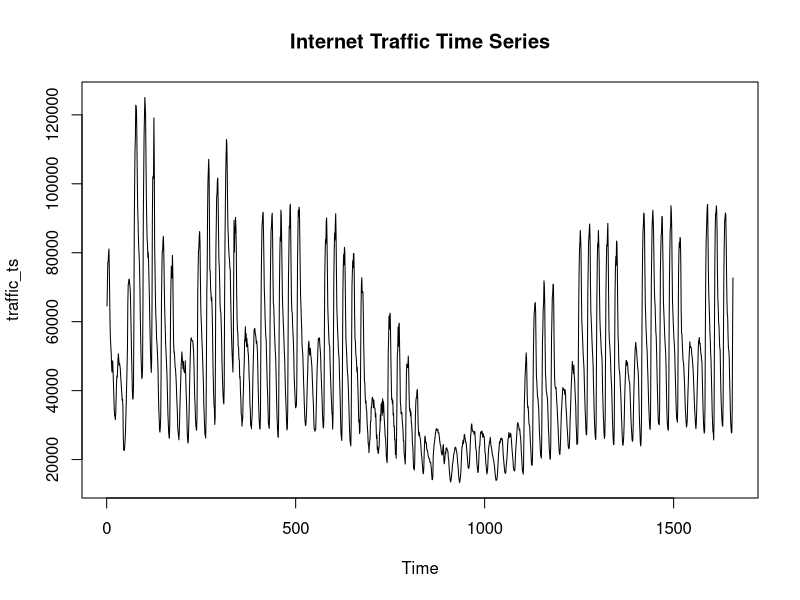
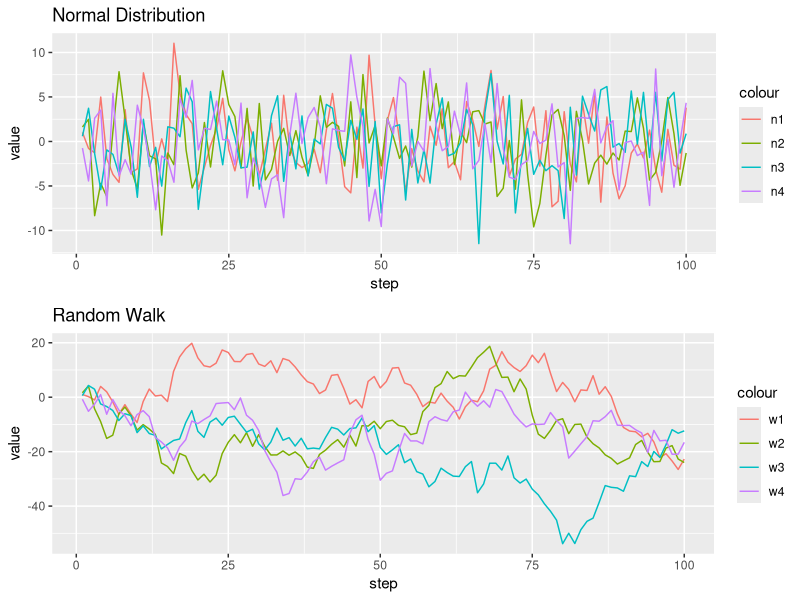

Source code (R) for these figures, in order:
####################################################################
#### Setup
####################################################################
## Install and load libraries
ipak <- function(pkg) {
  new.pkg <- pkg[!(pkg %in% installed.packages()[, "Package"])]
  if (length(new.pkg)) 
    install.packages(new.pkg, dependencies = TRUE)
  sapply(pkg, require, character.only = TRUE)
}

packages <- c("ggplot2", "reshape2", "gridExtra", "TSA")
ipak(packages)

####################################################################
#### Problem 2
####################################################################
traffic = read.csv("internet.traffic.csv")
traffic_ts = as.ts(traffic[,2])
plot(traffic_ts, main="Internet Traffic Time Series")
# Traffic dips significantly around christmas & new year
# Peaks seem to occur between 10AM - 3PM

####################################################################
#### Problem 5
####################################################################

## Part A
idx = 1:100
n1 = rnorm(100, mean = 0, sd = 4)
n2 = rnorm(100, mean = 0, sd = 4)
n3 = rnorm(100, mean = 0, sd = 4)
n4 = rnorm(100, mean = 0, sd = 4)
norm = data.frame(idx, n1,n2,n3,n4)

norm_plot = ggplot(norm, aes(idx)) + 
  geom_line(aes(y = n1, colour = "n1")) + 
  geom_line(aes(y = n2, colour = "n2")) + 
  geom_line(aes(y = n3, colour = "n3")) + 
  geom_line(aes(y = n4, colour = "n4")) +
  ggtitle("Normal Distribution") +
  xlab("step") +
  ylab("value")

## Part B
w1 = cumsum(n1)
w2 = cumsum(n2)
w3 = cumsum(n3)
w4 = cumsum(n4)
walk = data.frame(idx, w1,w2,w3,w4)

walk_plot = ggplot(walk, aes(idx)) + 
  geom_line(aes(y = w1, colour = "w1")) + 
  geom_line(aes(y = w2, colour = "w2")) + 
  geom_line(aes(y = w3, colour = "w3")) + 
  geom_line(aes(y = w4, colour = "w4")) +
  ggtitle("Random Walk") +
  xlab("step") +
  ylab("value")

grid.arrange(norm_plot, walk_plot)
